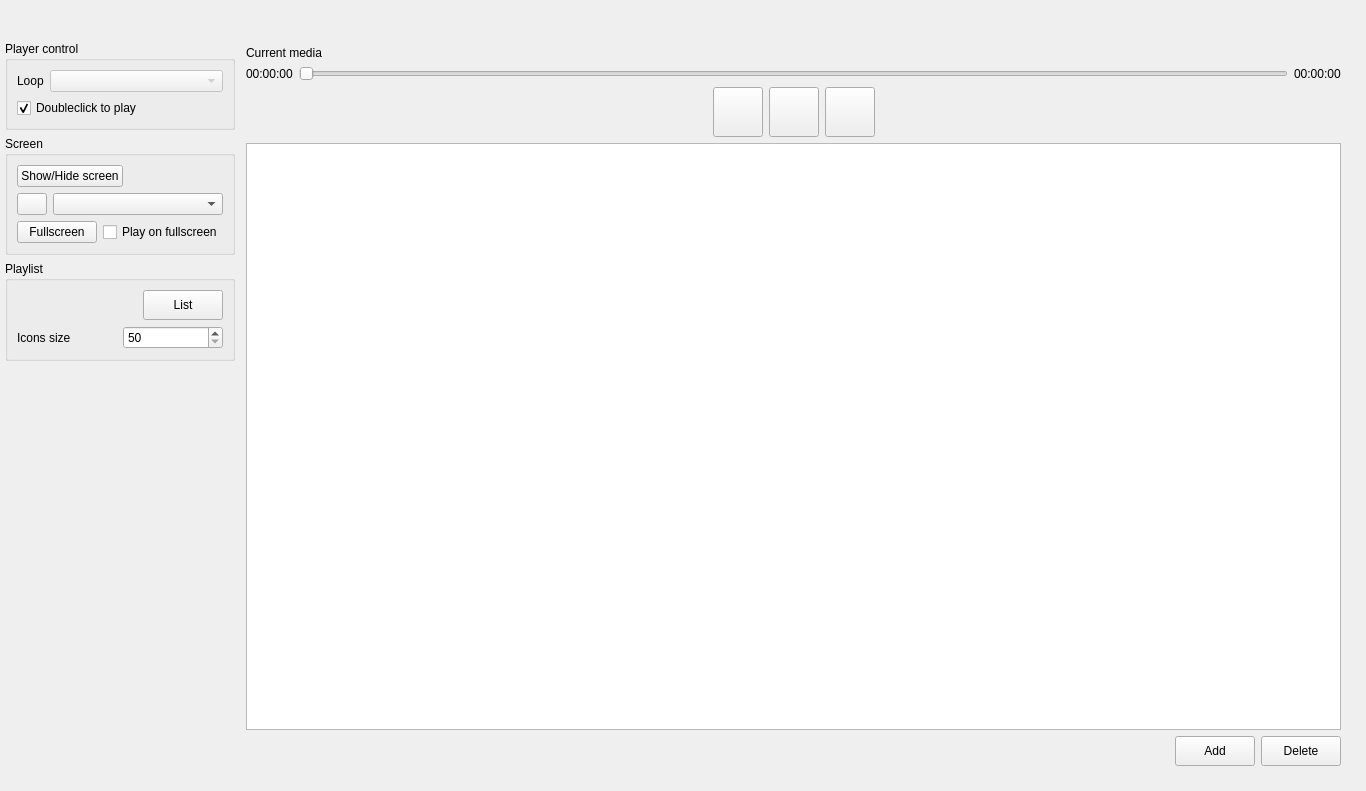
<?xml version="1.0" encoding="UTF-8"?>
<ui version="4.0">
 <class>MainWindow</class>
 <widget class="QWidget" name="MainWindow">
  <property name="geometry">
   <rect>
    <x>0</x>
    <y>0</y>
    <width>1366</width>
    <height>791</height>
   </rect>
  </property>
  <property name="minimumSize">
   <size>
    <width>1200</width>
    <height>600</height>
   </size>
  </property>
  <property name="windowTitle">
   <string>EMedia</string>
  </property>
  <layout class="QVBoxLayout" name="verticalLayout_5">
   <property name="leftMargin">
    <number>0</number>
   </property>
   <property name="topMargin">
    <number>0</number>
   </property>
   <property name="rightMargin">
    <number>0</number>
   </property>
   <property name="bottomMargin">
    <number>0</number>
   </property>
   <item>
    <widget class="QWidget" name="w_titlebar" native="true">
     <property name="minimumSize">
      <size>
       <width>0</width>
       <height>30</height>
      </size>
     </property>
     <property name="maximumSize">
      <size>
       <width>16777215</width>
       <height>30</height>
      </size>
     </property>
    </widget>
   </item>
   <item>
    <layout class="QHBoxLayout" name="horizontalLayout_8" stretch="0,1">
     <property name="leftMargin">
      <number>5</number>
     </property>
     <property name="topMargin">
      <number>5</number>
     </property>
     <property name="rightMargin">
      <number>20</number>
     </property>
     <property name="bottomMargin">
      <number>20</number>
     </property>
     <item>
      <layout class="QVBoxLayout" name="verticalLayout_3">
       <item>
        <widget class="QGroupBox" name="groupBox">
         <property name="title">
          <string>Player control</string>
         </property>
         <layout class="QVBoxLayout" name="verticalLayout">
          <item>
           <layout class="QHBoxLayout" name="horizontalLayout_2" stretch="0,1">
            <property name="rightMargin">
             <number>0</number>
            </property>
            <item alignment="Qt::AlignLeft">
             <widget class="QLabel" name="label">
              <property name="text">
               <string>Loop</string>
              </property>
             </widget>
            </item>
            <item>
             <widget class="QComboBox" name="list_loop">
              <property name="enabled">
               <bool>false</bool>
              </property>
             </widget>
            </item>
           </layout>
          </item>
          <item>
           <widget class="QCheckBox" name="chk_doubleclick_play">
            <property name="text">
             <string>Doubleclick to play</string>
            </property>
            <property name="checked">
             <bool>true</bool>
            </property>
           </widget>
          </item>
         </layout>
        </widget>
       </item>
       <item>
        <widget class="QGroupBox" name="groupBox_2">
         <property name="title">
          <string>Screen</string>
         </property>
         <layout class="QVBoxLayout" name="verticalLayout_2">
          <item>
           <layout class="QHBoxLayout" name="horizontalLayout_4">
            <item>
             <widget class="QPushButton" name="btn_show_hide_screen">
              <property name="text">
               <string>Show/Hide screen</string>
              </property>
             </widget>
            </item>
            <item>
             <spacer name="horizontalSpacer">
              <property name="orientation">
               <enum>Qt::Horizontal</enum>
              </property>
              <property name="sizeHint" stdset="0">
               <size>
                <width>40</width>
                <height>20</height>
               </size>
              </property>
             </spacer>
            </item>
           </layout>
          </item>
          <item>
           <layout class="QHBoxLayout" name="horizontalLayout_3">
            <item>
             <widget class="QPushButton" name="btn_reload_screens">
              <property name="minimumSize">
               <size>
                <width>30</width>
                <height>0</height>
               </size>
              </property>
              <property name="maximumSize">
               <size>
                <width>30</width>
                <height>16777215</height>
               </size>
              </property>
              <property name="text">
               <string/>
              </property>
              <property name="icon">
               <iconset resource="resources.qrc">
                <normaloff>:/icons/refresh-ccw.svg</normaloff>:/icons/refresh-ccw.svg</iconset>
              </property>
              <property name="iconSize">
               <size>
                <width>20</width>
                <height>20</height>
               </size>
              </property>
             </widget>
            </item>
            <item>
             <widget class="QComboBox" name="list_screens"/>
            </item>
           </layout>
          </item>
          <item>
           <layout class="QHBoxLayout" name="horizontalLayout_5">
            <item>
             <widget class="QPushButton" name="btn_fullscreen">
              <property name="text">
               <string>Fullscreen</string>
              </property>
              <property name="icon">
               <iconset resource="resources.qrc">
                <normaloff>:/icons/move.svg</normaloff>:/icons/move.svg</iconset>
              </property>
              <property name="iconSize">
               <size>
                <width>20</width>
                <height>20</height>
               </size>
              </property>
             </widget>
            </item>
            <item>
             <widget class="QCheckBox" name="chk_play_on_fullscreen">
              <property name="text">
               <string>Play on fullscreen</string>
              </property>
             </widget>
            </item>
           </layout>
          </item>
         </layout>
        </widget>
       </item>
       <item>
        <widget class="QGroupBox" name="groupBox_3">
         <property name="title">
          <string>Playlist</string>
         </property>
         <layout class="QVBoxLayout" name="verticalLayout_6">
          <item alignment="Qt::AlignRight">
           <widget class="QPushButton" name="btn_view_mode">
            <property name="minimumSize">
             <size>
              <width>0</width>
              <height>30</height>
             </size>
            </property>
            <property name="text">
             <string>List</string>
            </property>
            <property name="checkable">
             <bool>true</bool>
            </property>
           </widget>
          </item>
          <item>
           <layout class="QHBoxLayout" name="horizontalLayout_10">
            <item>
             <widget class="QLabel" name="label_2">
              <property name="text">
               <string>Icons size</string>
              </property>
             </widget>
            </item>
            <item>
             <widget class="QSpinBox" name="spin_playlist_icons_size">
              <property name="minimum">
               <number>50</number>
              </property>
              <property name="maximum">
               <number>320</number>
              </property>
              <property name="singleStep">
               <number>5</number>
              </property>
              <property name="value">
               <number>50</number>
              </property>
             </widget>
            </item>
           </layout>
          </item>
         </layout>
        </widget>
       </item>
       <item>
        <spacer name="verticalSpacer">
         <property name="orientation">
          <enum>Qt::Vertical</enum>
         </property>
         <property name="sizeHint" stdset="0">
          <size>
           <width>20</width>
           <height>40</height>
          </size>
         </property>
        </spacer>
       </item>
      </layout>
     </item>
     <item>
      <layout class="QVBoxLayout" name="verticalLayout_4">
       <property name="leftMargin">
        <number>5</number>
       </property>
       <property name="topMargin">
        <number>5</number>
       </property>
       <property name="rightMargin">
        <number>5</number>
       </property>
       <property name="bottomMargin">
        <number>5</number>
       </property>
       <item>
        <layout class="QHBoxLayout" name="horizontalLayout_11" stretch="0,1">
         <property name="spacing">
          <number>20</number>
         </property>
         <item>
          <widget class="QLabel" name="label_3">
           <property name="text">
            <string>Current media</string>
           </property>
          </widget>
         </item>
         <item>
          <widget class="QLabel" name="lbl_current_media">
           <property name="text">
            <string/>
           </property>
          </widget>
         </item>
        </layout>
       </item>
       <item>
        <layout class="QHBoxLayout" name="horizontalLayout_7">
         <item>
          <widget class="QLabel" name="lbl_current_time">
           <property name="text">
            <string>00:00:00</string>
           </property>
          </widget>
         </item>
         <item>
          <widget class="QSlider" name="slider_progress">
           <property name="minimumSize">
            <size>
             <width>600</width>
             <height>0</height>
            </size>
           </property>
           <property name="orientation">
            <enum>Qt::Horizontal</enum>
           </property>
          </widget>
         </item>
         <item>
          <widget class="QLabel" name="lbl_total_time">
           <property name="text">
            <string>00:00:00</string>
           </property>
          </widget>
         </item>
        </layout>
       </item>
       <item>
        <layout class="QHBoxLayout" name="horizontalLayout">
         <item>
          <spacer name="horizontalSpacer_3">
           <property name="orientation">
            <enum>Qt::Horizontal</enum>
           </property>
           <property name="sizeHint" stdset="0">
            <size>
             <width>40</width>
             <height>20</height>
            </size>
           </property>
          </spacer>
         </item>
         <item>
          <widget class="QPushButton" name="btn_play">
           <property name="minimumSize">
            <size>
             <width>50</width>
             <height>50</height>
            </size>
           </property>
           <property name="text">
            <string/>
           </property>
           <property name="icon">
            <iconset resource="resources.qrc">
             <normaloff>:/icons/play-circle.svg</normaloff>:/icons/play-circle.svg</iconset>
           </property>
           <property name="iconSize">
            <size>
             <width>36</width>
             <height>36</height>
            </size>
           </property>
          </widget>
         </item>
         <item>
          <widget class="QPushButton" name="btn_pause">
           <property name="minimumSize">
            <size>
             <width>50</width>
             <height>50</height>
            </size>
           </property>
           <property name="text">
            <string/>
           </property>
           <property name="icon">
            <iconset resource="resources.qrc">
             <normaloff>:/icons/pause-circle.svg</normaloff>:/icons/pause-circle.svg</iconset>
           </property>
           <property name="iconSize">
            <size>
             <width>36</width>
             <height>36</height>
            </size>
           </property>
          </widget>
         </item>
         <item>
          <widget class="QPushButton" name="btn_stop">
           <property name="minimumSize">
            <size>
             <width>50</width>
             <height>50</height>
            </size>
           </property>
           <property name="text">
            <string/>
           </property>
           <property name="icon">
            <iconset resource="resources.qrc">
             <normaloff>:/icons/stop-circle.svg</normaloff>:/icons/stop-circle.svg</iconset>
           </property>
           <property name="iconSize">
            <size>
             <width>36</width>
             <height>36</height>
            </size>
           </property>
          </widget>
         </item>
         <item>
          <spacer name="horizontalSpacer_4">
           <property name="orientation">
            <enum>Qt::Horizontal</enum>
           </property>
           <property name="sizeHint" stdset="0">
            <size>
             <width>40</width>
             <height>20</height>
            </size>
           </property>
          </spacer>
         </item>
        </layout>
       </item>
       <item>
        <widget class="Playlist" name="playlist">
         <property name="sortingEnabled">
          <bool>false</bool>
         </property>
        </widget>
       </item>
       <item>
        <layout class="QHBoxLayout" name="horizontalLayout_6" stretch="1,0,0,0">
         <property name="spacing">
          <number>6</number>
         </property>
         <property name="leftMargin">
          <number>0</number>
         </property>
         <property name="rightMargin">
          <number>0</number>
         </property>
         <item>
          <widget class="QLabel" name="lbl_media_info">
           <property name="minimumSize">
            <size>
             <width>100</width>
             <height>0</height>
            </size>
           </property>
           <property name="palette">
            <palette>
             <active>
              <colorrole role="Link">
               <brush brushstyle="SolidPattern">
                <color alpha="255">
                 <red>174</red>
                 <green>207</green>
                 <blue>247</blue>
                </color>
               </brush>
              </colorrole>
             </active>
             <inactive>
              <colorrole role="Link">
               <brush brushstyle="SolidPattern">
                <color alpha="255">
                 <red>174</red>
                 <green>207</green>
                 <blue>247</blue>
                </color>
               </brush>
              </colorrole>
             </inactive>
             <disabled>
              <colorrole role="Link">
               <brush brushstyle="SolidPattern">
                <color alpha="255">
                 <red>174</red>
                 <green>207</green>
                 <blue>247</blue>
                </color>
               </brush>
              </colorrole>
             </disabled>
            </palette>
           </property>
           <property name="wordWrap">
            <bool>true</bool>
           </property>
          </widget>
         </item>
         <item>
          <spacer name="horizontalSpacer_2">
           <property name="orientation">
            <enum>Qt::Horizontal</enum>
           </property>
           <property name="sizeType">
            <enum>QSizePolicy::Expanding</enum>
           </property>
           <property name="sizeHint" stdset="0">
            <size>
             <width>30</width>
             <height>20</height>
            </size>
           </property>
          </spacer>
         </item>
         <item>
          <widget class="QPushButton" name="btn_playlist_add">
           <property name="minimumSize">
            <size>
             <width>0</width>
             <height>30</height>
            </size>
           </property>
           <property name="text">
            <string>Add</string>
           </property>
           <property name="iconSize">
            <size>
             <width>24</width>
             <height>24</height>
            </size>
           </property>
          </widget>
         </item>
         <item>
          <widget class="QPushButton" name="btn_playlist_del">
           <property name="minimumSize">
            <size>
             <width>0</width>
             <height>30</height>
            </size>
           </property>
           <property name="text">
            <string>Delete</string>
           </property>
           <property name="iconSize">
            <size>
             <width>24</width>
             <height>24</height>
            </size>
           </property>
          </widget>
         </item>
        </layout>
       </item>
      </layout>
     </item>
    </layout>
   </item>
  </layout>
 </widget>
 <customwidgets>
  <customwidget>
   <class>Playlist</class>
   <extends>QListWidget</extends>
   <header>modules.Playlist</header>
  </customwidget>
 </customwidgets>
 <resources>
  <include location="resources.qrc"/>
 </resources>
 <connections/>
</ui>
